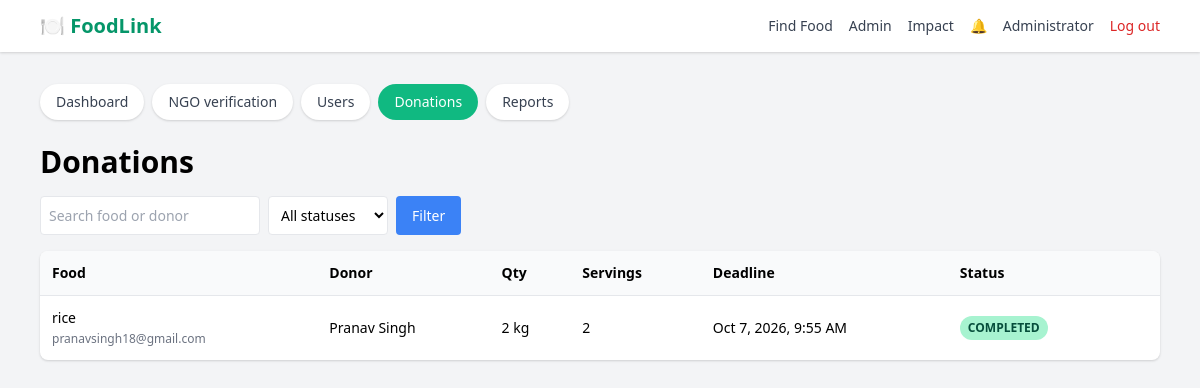
The page /admin/donations (signed in) on the database its author committed.
### tables this page shows
CREATE TABLE users (
    id INTEGER PRIMARY KEY AUTOINCREMENT,
    role TEXT NOT NULL CHECK (role IN ('donor','ngo','admin')),
    name TEXT NOT NULL,
    email TEXT NOT NULL UNIQUE,
    password_hash TEXT NOT NULL,
    phone TEXT, address TEXT, lat REAL, lng REAL,
    reg_number TEXT,
    ngo_darpan_id TEXT,
    verification_doc TEXT,
    verification_doc_name TEXT,
    ngo_status TEXT CHECK (ngo_status IN ('PENDING','APPROVED','REJECTED')),
    is_verified INTEGER NOT NULL DEFAULT 0,
    account_status TEXT NOT NULL DEFAULT 'active' CHECK (account_status IN ('active','suspended','removed')),
    email_verified INTEGER NOT NULL DEFAULT 0,
    created_at TEXT NOT NULL
);

CREATE TABLE donations (
    id INTEGER PRIMARY KEY AUTOINCREMENT,
    donor_id INTEGER NOT NULL REFERENCES users(id),
    food_name TEXT NOT NULL,
    category TEXT NOT NULL,
    food_type TEXT NOT NULL CHECK (food_type IN ('veg','non-veg')),
    quantity REAL NOT NULL,
    unit TEXT NOT NULL,
    servings INTEGER NOT NULL,
    image_path TEXT,
    prepared_at TEXT NOT NULL,
    expiry_time TEXT NOT NULL,
    address TEXT NOT NULL,
    lat REAL, lng REAL,
    contact_name TEXT,
    contact_phone TEXT NOT NULL,
    instructions TEXT,
    status TEXT NOT NULL DEFAULT 'AVAILABLE' CHECK (status IN
        ('AVAILABLE','REQUESTED','ACCEPTED','PICKED_UP','COMPLETED','EXPIRED','CANCELLED')),
    expiry_notified INTEGER NOT NULL DEFAULT 0,
    created_at TEXT NOT NULL,
    picked_up_at TEXT, completed_at TEXT
);

### app.py (the view)
@app.route('/admin/donations')
@role_required('admin')
def admin_donations():
    status, q = request.args.get('status', ''), request.args.get('q', '').strip()[:100]
    where, p = ['1=1'], []
    if status in ('AVAILABLE', 'REQUESTED', 'ACCEPTED', 'PICKED_UP', 'COMPLETED', 'EXPIRED', 'CANCELLED'):
        where.append('d.status = ?')
        p.append(status)
    if q:
        where.append('(d.food_name LIKE ? OR u.name LIKE ?)')
        p += [f'%{q}%'] * 2
    rows = get_db().execute('SELECT d.*, u.name AS donor_name FROM donations d JOIN users u ON u.id = d.donor_id WHERE '
                            + ' AND '.join(where) + ' ORDER BY d.id DESC LIMIT 300', p).fetchall()
    return render_template('templates/admin_donations.html', rows=rows, status=status, q=q)

### app.py (called while the page is built)
def get_db():
    if 'db' not in g:
        g.db = sqlite3.connect(app.config['DATABASE'])
        g.db.row_factory = sqlite3.Row
        g.db.execute('PRAGMA foreign_keys = ON')
    return g.db

def now_utc():
    return datetime.now(timezone.utc).replace(tzinfo=None, microsecond=0)

def fmt(dt):
    return dt.strftime('%Y-%m-%d %H:%M:%S')

def utcnow_str():
    return fmt(now_utc())

@app.template_filter('iso')
def iso_filter(ts):
    return ts.replace(' ', 'T') + 'Z' if ts else ''

def csrf_token():
    if 'csrf_token' not in session:
        session['csrf_token'] = secrets.token_urlsafe(24)
    return session['csrf_token']

@app.before_request
def before():
    if request.endpoint == 'static':
        return
    g.user = None
    uid = session.get('uid')
    if uid:
        u = get_db().execute('SELECT * FROM users WHERE id = ?', (uid,)).fetchone()
        if u and u['account_status'] == 'active':
            g.user = u
        else:
            session.clear()
    if request.method in ('POST', 'PUT', 'PATCH', 'DELETE'):
        sent, expected = request.form.get('csrf_token', ''), session.get('csrf_token', '')
        if not expected or not hmac.compare_digest(sent, expected):
            abort(400, 'Your session expired or the form was invalid. Go back, refresh the page and try again.')
    run_maintenance()

@app.after_request
def security_headers(resp):
    resp.headers.setdefault('X-Content-Type-Options', 'nosniff')
    resp.headers.setdefault('X-Frame-Options', 'SAMEORIGIN')
    resp.headers.setdefault('Referrer-Policy', 'same-origin')
    return resp

@app.context_processor
def inject_user_context():
    unread = 0
    if g.get('user'):
        unread = get_db().execute('SELECT COUNT(*) FROM notifications WHERE user_id = ? AND is_read = 0',
                                  (g.user['id'],)).fetchone()[0]
    return {'unread_count': unread}

def role_required(*roles):
    def deco(f):
        @wraps(f)
        def wrapper(*a, **kw):
            if not g.user:
                flash('Please log in to continue.', 'error')
                nxt = request.full_path.rstrip('?') if request.method == 'GET' else None
                return redirect(url_for('login', next=nxt) if nxt else url_for('login'))
            if g.user['role'] not in roles:
                abort(403)
            return f(*a, **kw)
        return wrapper
    return deco

### templates/admin_donations.html (shortened to what this page needs)
{% extends 'templates/admin_base.html' %}
{% from 'templates/_macros.html' import badge, btn, localtime %}
{% block admin %}
    <h1 class="text-3xl font-bold mb-4">Donations</h1>
    <form method="GET" class="flex flex-wrap gap-2 mb-4 text-sm">
        <input type="search" name="q" value="{{ q }}" placeholder="Search food or donor" class="border p-2 rounded">
        <select name="status" class="border p-2 rounded bg-white"><option value="">All statuses</option>
            {% for s in ['AVAILABLE', 'REQUESTED', 'ACCEPTED', 'PICKED_UP', 'COMPLETED', 'EXPIRED', 'CANCELLED'] %}<option value="{{ s }}" {{ 'selected' if status == s }}>{{ s.replace('_', ' ') }}</option>{% endfor %}</select>
        <button class="bg-blue-500 text-white px-4 rounded hover:bg-blue-600">Filter</button>
    </form>
    {% if rows %}
    <div class="bg-white rounded-lg shadow overflow-x-auto">
        <table class="w-full text-sm">
            <thead class="bg-gray-50 text-left"><tr><th class="p-3">Food</th><th class="p-3">Donor</th><th class="p-3">Qty</th><th class="p-3">Servings</th><th class="p-3">Deadline</th><th class="p-3">Status</th><th class="p-3"></th></tr></thead>
            <tbody>{% for d in rows %}
                <tr class="border-t">
                    <td class="p-3">{{ d.food_name }}<br><span class="text-xs text-gray-500">{{ d.address }}</span></td>
                    <td class="p-3">{{ d.donor_name }}</td>
                    <td class="p-3">{{ '%g'|format(d.quantity) }} {{ d.unit }}</td><td class="p-3">{{ d.servings }}</td>
                    <td class="p-3">{{ localtime(d.expiry_time) }}</td><td class="p-3">{{ badge(d.status) }}</td>
                    <td class="p-3"></td>
                </tr>{% endfor %}
            </tbody>
        </table>
    </div>
    {% else %}<p class="text-gray-600">No donations match.</p>{% endif %}
{% endblock %}

### templates/_macros.html (shortened to what this page needs)
{% macro badge(status) -%}
{%- set colors = {'AVAILABLE': 'bg-green-100 text-green-800', 'REQUESTED': 'bg-yellow-100 text-yellow-800',
  'ACCEPTED': 'bg-blue-100 text-blue-800', 'PICKED_UP': 'bg-purple-100 text-purple-800',
  'COMPLETED': 'bg-green-200 text-green-900', 'EXPIRED': 'bg-red-100 text-red-800',
  'CANCELLED': 'bg-gray-200 text-gray-700', 'PENDING': 'bg-yellow-100 text-yellow-800',
  'REJECTED': 'bg-red-100 text-red-800', 'OPEN': 'bg-yellow-100 text-yellow-800',
  'RESOLVED': 'bg-green-100 text-green-800', 'APPROVED': 'bg-blue-100 text-blue-800'} -%}
<span class="inline-block text-xs font-semibold px-2 py-1 rounded-full {{ colors.get(status, 'bg-gray-100 text-gray-700') }}">{{ status.replace('_', ' ') }}</span>
{%- endmacro %}
{% macro localtime(ts) -%}<time class="js-local" datetime="{{ ts|iso }}">{{ ts }} UTC</time>{%- endmacro %}

### templates/base.html (shortened to what this page needs)
<!DOCTYPE html>
<html lang="en">
<head>
    <link href="https://cdn.jsdelivr.net/npm/tailwindcss@2.2.19/dist/tailwind.min.css" rel="stylesheet">
</head>
<body class="min-h-screen {% block body_class %}bg-green-100{% endblock %}">
<nav class="bg-white shadow">
    <div class="max-w-6xl mx-auto px-4 py-3 flex flex-wrap items-center justify-between">
        <a href="/" class="text-xl font-bold text-green-600">🍽️ FoodLink</a>
        <div class="flex flex-wrap items-center gap-x-4 gap-y-2 text-sm text-gray-700">
            <a href="/find" class="hover:text-green-600">Find Food</a>
            {% if g.user and g.user.role == 'donor' %}
                <a href="/post" class="hover:text-green-600">Post Food</a>
                <a href="/my/donations" class="hover:text-green-600">My Donations</a>
            {% elif g.user and g.user.role == 'ngo' %}
                <a href="/my/requests" class="hover:text-green-600">My Requests</a>
            {% elif g.user and g.user.role == 'admin' %}
                <a href="/admin" class="hover:text-green-600">Admin</a>
            {% endif %}
            <a href="/impact" class="hover:text-green-600">Impact</a>
            {% if g.user %}
                <a href="/notifications" class="hover:text-green-600" title="Notifications">🔔{% if unread_count %}<span class="ml-1 bg-red-500 text-white text-xs rounded-full px-2 py-0.5">{{ unread_count }}</span>{% endif %}</a>
                <a href="/profile" class="hover:text-green-600">{{ g.user.name }}</a>
                <form method="POST" action="/logout" class="inline">
                    <button type="submit" class="text-red-600 hover:underline">Log out</button>
                </form>
            {% else %}
                <a href="/login" class="hover:text-green-600">Log in</a>
                <a href="/signup" class="bg-green-500 text-white px-3 py-1 rounded-full hover:bg-green-600">Sign up</a>
            {% endif %}
        </div>
    </div>
</nav>
<main class="{% block main_class %}{% endblock %}"{% block main_attrs %}{% endblock %}>
{% block content %}{% endblock %}
</main>
</body>
</html>

### rows shown on the page
users: user.name "Administrator"
donations: food_name "rice", address "pranavsingh18@gmail.com", donor_name "Pranav Singh", quantity "2", unit "kg", servings "2", replace "COMPLETED"

### other values the page prints
{{ label }} "Dashboard" "NGO verification" "Users" "Donations" "Reports"
